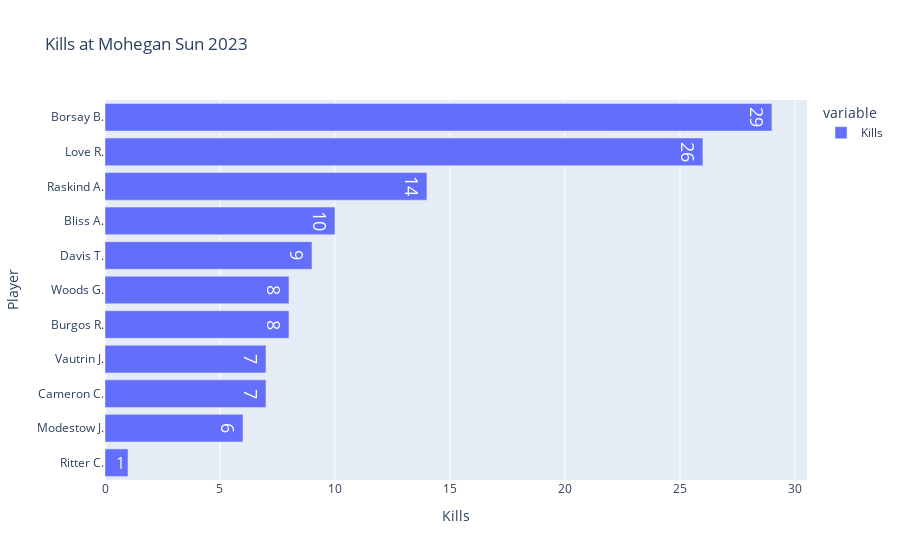

The code cell stored with this chart in its notebook:
### Code cell
get_plotly_figure_for_column("Kills")

### Figure 1 — Plotly figure (JSON) as saved in the notebook; plotly's stock layout.template omitted (floating-point values rounded to 4 significant figures)
{"data": [{"alignmentgroup": "True", "hovertemplate": "variable=Kills<br>Kills=%{x}<br>Player=%{y}<br>text=%{text}<extra></extra>", "legendgroup": "Kills", "marker": {"color": "#636efa"}, "name": "Kills", "offsetgroup": "Kills", "orientation": "h", "showlegend": true, "text": [1, 6, 7, 7, 8, 8, 9, 10, 14, 26, 29], "textfont": {"size": 18}, "textposition": "auto", "type": "bar", "x": [1, 6, 7, 7, 8, 8, 9, 10, 14, 26, 29], "xaxis": "x", "y": ["Ritter C.", "Modestow J.", "Cameron C.", "Vautrin J.", "Burgos R.", "Woods G.", "Davis T.", "Bliss A.", "Raskind A.", "Love R.", "Borsay B."], "yaxis": "y"}], "layout": {"barmode": "relative", "legend": {"title": {"text": "variable"}, "tracegroupgap": 0}, "title": {"text": "Kills at Mohegan Sun 2023"}, "xaxis": {"anchor": "y", "domain": [0, 1], "title": {"text": "Kills"}}, "yaxis": {"anchor": "x", "domain": [0, 1], "title": {"text": "Player"}}}}
